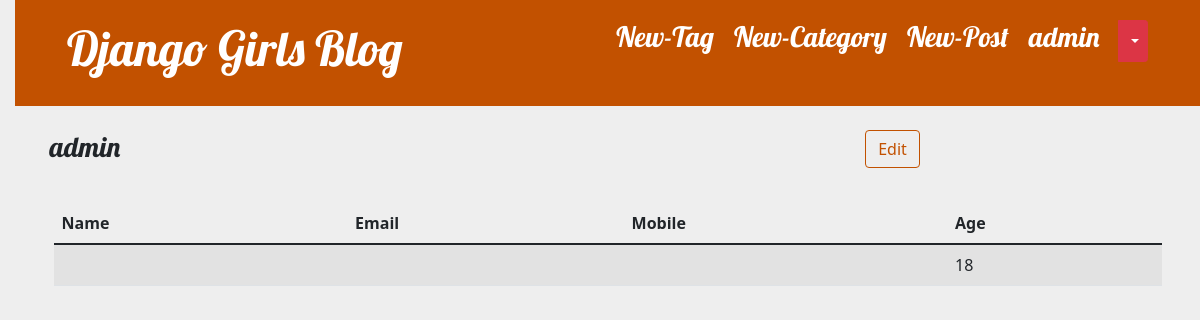
Before: /profile (signed in) with the older database file.
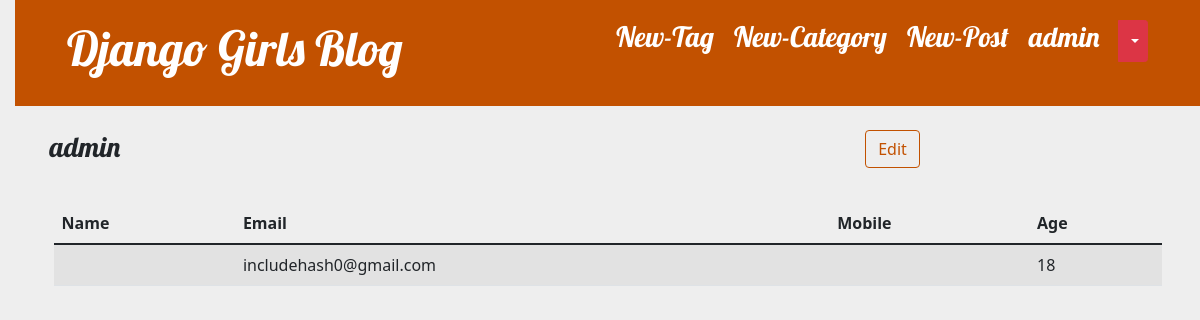
After: the same page with the newer database file.
### blog/models.py (models this page shows)
class User(AbstractUser):
    age = models.IntegerField(default=18)
    mobile = models.IntegerField()
    user_img = models.ImageField(upload_to='image/user_img/')

### blog/views.py (the view)
# urls.py: path('profile', views.profile, name='user-profile'),
def profile(request):
    user = request.user
    return render(request, 'auth/profile.html', {"user": user})

### blog/templates/auth/profile.html
{% extends 'blog/base.html' %}
{% block content %}
    {% if user.is_authenticated %}
    <div class="mt-4">
      <div class="row">
        <div class="col-6">
          {% if user.user_img %}
            <img src="{{ user.user_img.url }}" width = "150" height = "150"  />
            <h3>{{ user.username }}</h3>
          {% else %}
              <h3>{{ user.username }}</h3>
          {% endif %}
        </div>
        <div class="col-6 text-center ">
          <a class="btn btn-secondary" href="{% url 'profile_edit' %}">
            Edit
        </a>
        </div>
      </div>
        <div class="row my-3 p-3">
            <table class="table table-striped">
                <thead>
                  <tr>
                    <th scope="col">Name</th>
                    <th scope="col">Email</th>
                    <th scope="col">Mobile</th>
                    <th scope="col">Age</th>
                  </tr>
                </thead>
                <tbody>
                  <tr>
                    <th scope="row">{{ user.first_name |capfirst }} {{ user.last_name }}</th>
                    <td>{{ user.email }}</td>
                    <td>{{ user.mobile }}</td>
                    <td>{{ user.age }}</td>
                  </tr>
                </tbody>
              </table>
        </div>
    </div>
    {% endif %}
{% endblock %}

### blog/templates/blog/base.html (shortened to what this page needs)
{% load static %}
<!DOCTYPE html>
<html>
    <head>
        <link rel="stylesheet" href="https://cdn.jsdelivr.net/npm/bootstrap@5.1.3/dist/css/bootstrap.min.css">
        <link rel="stylesheet" href="{% static 'css/blog.css' %}">
    </head>
    <body>
        <header class="page-header">
          <div class="container">
            {% if user.is_authenticated %}
                <div class="btn-group top-menu">
                    {% if user.user_img %}
                        <a href="{% url 'user-profile' %}"><img src="{{ user.user_img.url}}" alt="{{ user.name }}" style="border-radius: 50%; height: 50px;width: 50px;"></a>
                    {% else %}
                        <a href="{% url 'user-profile' %}" class="top-menu">
                            <h3>{{ user.username }}</h3>
                        </a>
                    {% endif %}
                    <button type="button" class="btn btn-danger btn-sm dropdown-toggle" data-toggle="dropdown" aria-haspopup="true" aria-expanded="false">
                    </button>
                </div>
                <a href="{% url 'post_new' %}" class="top-menu">
                    <h3>New-Post</h3>
                </a>
                <a href="{% url 'new_category' %}" class="top-menu">
                   <h3> New-Category</h3>
                </a>
                <a href="{% url 'new_tag' %}" class="top-menu">
                    <h3> New-Tag</h3>
                 </a>
            {% else %}
            <a href="{% url 'login_view' %}" class="top-menu">
                Login
            </a>
            {% endif %}
            <h1><a href="/">Django Girls Blog</a></h1>
          </div>
        </header>
        <main class="container">
            <div class="row">
                <div class="col">
                    {% block content %}
                    {% endblock %}
                </div>
            </div>
        </main>
    </body>
</html>

Changed rows visible on the page:
changed User "admin": email (not shown) → "includehash0@gmail.com"
